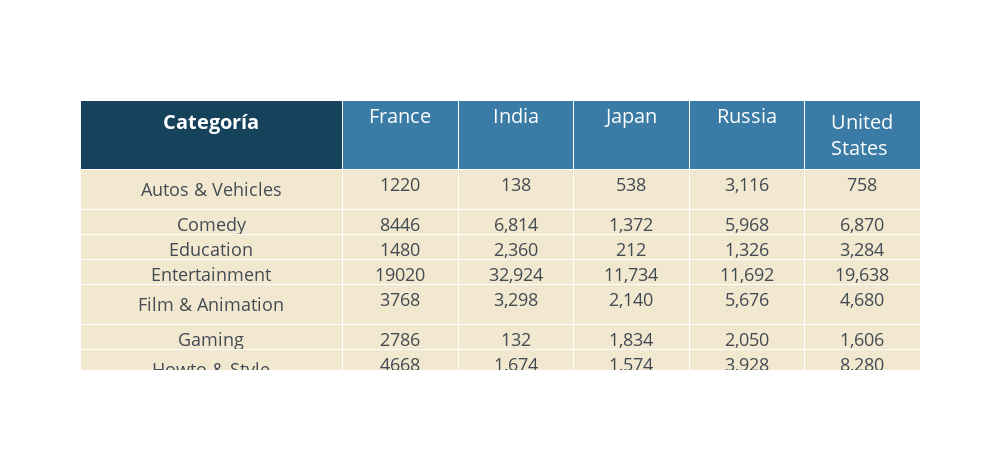

The code cell stored with this chart in its notebook:
### Markdown cell above
## Análisis de la Distribución de Videos por Categoría y Región (Semana Anterior)

La categoría "Entertainment" es claramente dominante en todas las regiones, con un número significativamente mayor de videos en tendencia, especialmente en India y Estados Unidos, esto confirma que el contenido de entretenimiento tiene un atractivo global y lidera en tendencias.

Algunas categorías tienen un comportamiento notable según la región:
- India tiene una gran cantidad de videos en las categorías de "Entertainment" y "Music", mostrando un fuerte enfoque en contenido culturalmente popular.
- Estados Unidos también lidera en "Entertainment", pero también tiene un alto número en categorías como "News & Politics" y "Comedy".
- Francia y Rusia tienen representaciones más equilibradas entre "Entertainment", "Music", y otras categorías.
- Japón muestra cierta preferencia en categorías como "Film & Animation", lo que podría estar relacionado con la popularidad de contenido animado en esa región.

Categorías como "Autos & Vehicles", "Nonprofits & Activism", y "Science & Technology" tienen poca representación en todas las regiones, lo que indica un menor interés global en este tipo de contenido.

"Music" y "People & Blogs", estas categorías tienen una buena representación en varias regiones, especialmente en India y Estados Unidos, mostrando que el contenido relacionado con música y blogs personales tiene un atractivo notable.

# Conclusión General
El gráfico revela que el contenido de "Entertainment" domina las tendencias globalmente, mientras que las preferencias secundarias varían según las regiones. "Music" es fuerte en países culturalmente ricos en música como India, mientras que "Film & Animation" tiene mayor relevancia en Japón. Por otro lado, categorías más técnicas o específicas tienen menor representación, lo que podría reflejar el enfoque principal de las plataformas en el entretenimiento y contenido generalista.

### Code cell
# Agrupar los datos por categoría y región y sumar la cantidad de videos
table = df.groupby(['category_title', 'region'])['videos_count'].sum().unstack(fill_value=0).reset_index()

# Extraer encabezados y datos
header_values = ["<b>Categoría</b>"] + list(table.columns[1:])  # Excluir la columna duplicada de 'category_title'
cell_values = [table['category_title']] + [table[col].values for col in table.columns[1:]]

# Generar visualización
fig = go.Figure(
    data=go.Table(
        header=dict(
            values=header_values,
            fill_color=color_fill[:2],
            font_color=color_texto[1],
            font_size=20,
            align="center"
        ),
        cells=dict(
            values=cell_values,
            format=["", "", ","],
            fill_color=color_fondo,
            height=25,
            font_size=18,
            font_color=color_texto[0],
            align="center"
        ),
        columnwidth=[50] + [22] * (len(table.columns) - 1)
    )
)

fig.update_layout(
    autosize=False,
    width=1000,
    height=450
)

fig.show()

### Figure 1 — Plotly figure (JSON) as saved in the notebook; plotly's stock layout.template omitted (floating-point values rounded to 4 significant figures)
{"data": [{"cells": {"align": "center", "fill": {"color": "#f2e8cf"}, "font": {"color": "#424B54", "size": 18}, "format": ["", "", ","], "height": 25, "values": [["Autos & Vehicles", "Comedy", "Education", "Entertainment", "Film & Animation", "Gaming", "Howto & Style", "Movies", "Music", "News & Politics", "Nonprofits & Activism", "People & Blogs", "Pets & Animals", "Science & Technology", "Shows", "Sports", "Trailers", "Travel & Events"], [1220, 8446, 1480, 19020, 3768, 2786, 4668, 22, 7658, 6526, 0, 9346, 468, 1588, 198, 8002, 4, 204], [138, 6814, 2360, 32924, 3298, 132, 1674, 32, 7714, 10346, 0, 4988, 6, 1096, 410, 1424, 0, 16], [538, 1372, 212, 11734, 2140, 1834, 1574, 0, 2480, 2654, 0, 5792, 2250, 300, 0, 3606, 0, 276], [3116, 5968, 1326, 11692, 5676, 2050, 3928, 2, 3664, 9858, 0, 18452, 1154, 2226, 388, 3684, 0, 510], [758, 6870, 3284, 19638, 4680, 1606, 8280, 0, 12874, 4818, 106, 6122, 1832, 4722, 114, 4250, 0, 804]]}, "columnwidth": [50, 22, 22, 22, 22, 22], "header": {"align": "center", "fill": {"color": ["#16425b", "#3a7ca5"]}, "font": {"color": "white", "size": 20}, "values": ["<b>Categoría</b>", "France", "India", "Japan", "Russia", "United States"]}, "type": "table"}], "layout": {"autosize": false, "height": 450, "width": 1000}}
